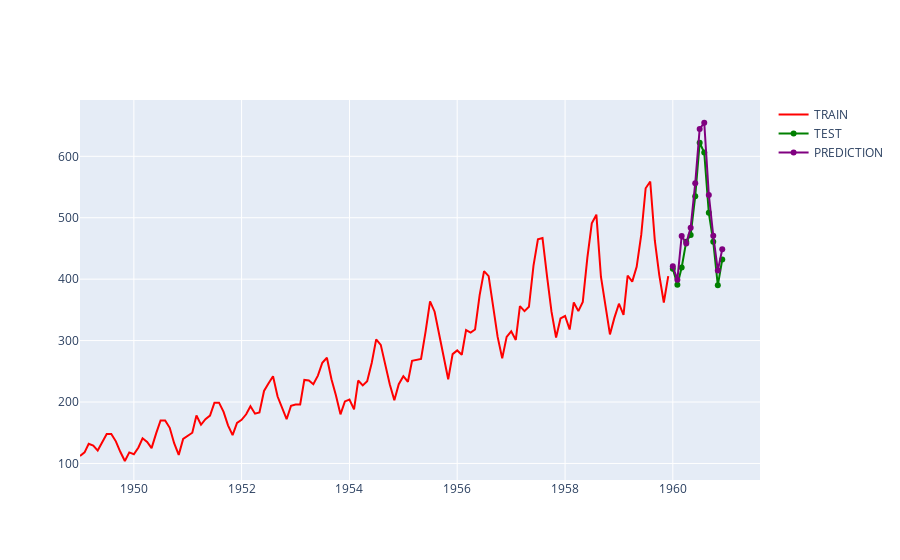

Here is the notebook cell this chart was saved with:
### Code cell
print('Holt Winters Triple Exponential Smoothing: Multiplicative Trend')

fitted_model = ExponentialSmoothing(train["Passengers"],trend="mul",seasonal="mul",seasonal_periods=12).fit()
test_predictions = fitted_model.forecast(12)

trace0 = Scatter(x = train.index,
                y = train.Passengers,
                line = {'color': 'red'},
                name = 'TRAIN')

trace1 = Scatter(x = test.index,
                y = test.Passengers,
                line = {'color': 'green'},
                name = 'TEST')

trace2 = Scatter(x = test.index,
                y = test_predictions,
                line = {'color': 'purple'},
                name = 'PREDICTION')

iplot(Figure(data = [trace0, trace1, trace2]))

print(f"Mean Absolute Error = {mean_absolute_error(test.Passengers,test_predictions)}")
print(f"Mean Squared Error = {mean_squared_error(test.Passengers,test_predictions)}")
print(f"R2 score = {r2_score(test.Passengers,test_predictions)}")

### Figure 1 — Plotly figure (JSON) as saved in the notebook; plotly's stock layout.template omitted (floating-point values rounded to 4 significant figures; data arrays with more than 128 entries replaced by an {"elided": "..."} marker saying what was removed)
{"data": [{"line": {"color": "red"}, "name": "TRAIN", "type": "scatter", "x": {"elided": "132 str values"}, "y": {"elided": "132 int values"}}, {"line": {"color": "green"}, "name": "TEST", "type": "scatter", "x": ["1960-01-01T00:00:00", "1960-02-01T00:00:00", "1960-03-01T00:00:00", "1960-04-01T00:00:00", "1960-05-01T00:00:00", "1960-06-01T00:00:00", "1960-07-01T00:00:00", "1960-08-01T00:00:00", "1960-09-01T00:00:00", "1960-10-01T00:00:00", "1960-11-01T00:00:00", "1960-12-01T00:00:00"], "y": [417, 391, 419, 461, 472, 535, 622, 606, 508, 461, 390, 432]}, {"line": {"color": "purple"}, "name": "PREDICTION", "type": "scatter", "x": ["1960-01-01T00:00:00", "1960-02-01T00:00:00", "1960-03-01T00:00:00", "1960-04-01T00:00:00", "1960-05-01T00:00:00", "1960-06-01T00:00:00", "1960-07-01T00:00:00", "1960-08-01T00:00:00", "1960-09-01T00:00:00", "1960-10-01T00:00:00", "1960-11-01T00:00:00", "1960-12-01T00:00:00"], "y": [420.9, 399.2, 470.3, 458.3, 483.8, 556.2, 644.5, 654.6, 537.1, 470.8, 414.2, 448.6]}], "layout": {}}
